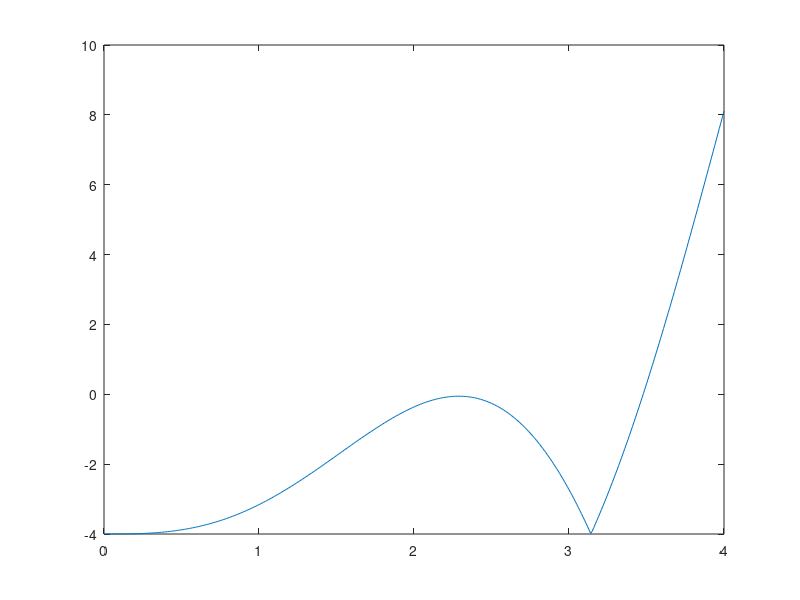

The MATLAB script that drew this image: (Note: this script raises an error after producing the figure.)
function problem1()

% plot f(x) = x^2 |sinx| - 4

x = 0:0.01:4; % x ∈ [0, 4]
y = x.*x.*abs(sin(x)) - 4; % y = f(x)

% plot x and y
figure();
plot(x, y);

% Use the Secant method to solve f(x) using p0 = 3.6 and p1 = 3.7
[ret, iterations] = secant1(3.6, 3.7);

% print the results
fprintf('n:%d\t', iterations);
fprintf('p%d: %.6f\t', iterations, ret);
fprintf('|error|: %.6f\n', 10^-6);

% Use the Secant method to solve f(x) using p0 = 2.8 and p1 = 2.9
[ret, iterations] = secant1(2.8, 2.9);

% print the results
fprintf('n:%d\t', iterations);
fprintf('p%d: %.6f\t', iterations, ret);
fprintf('|error|: %.6f\n', 10^-6);

end

